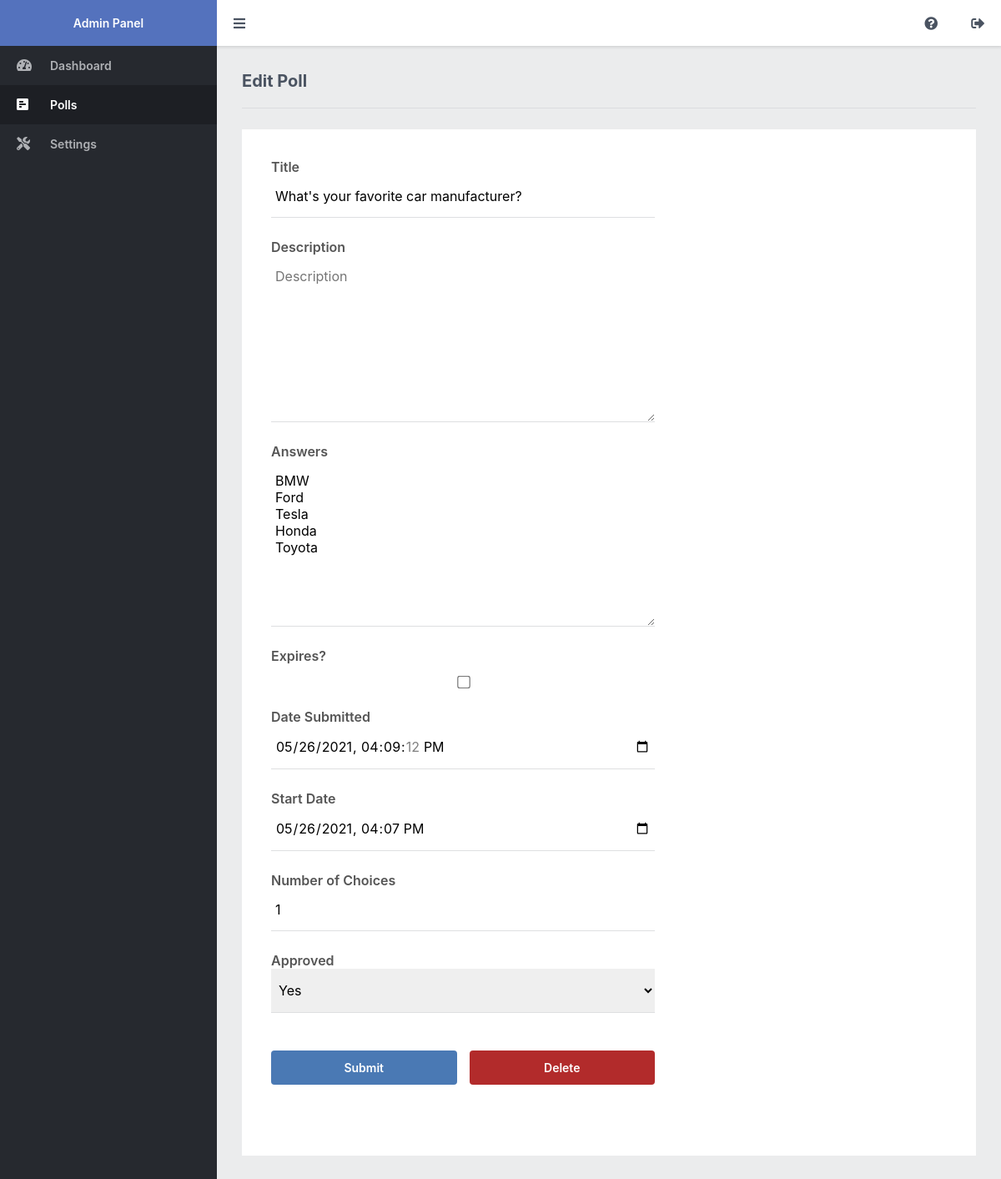
Page /admin/poll.php?id=3 (signed in) on the committed database.
### tables this page shows
CREATE TABLE IF NOT EXISTS `polls` (
	`id` int(11) NOT NULL AUTO_INCREMENT,
	`title` text NOT NULL,
	`description` text NOT NULL,
	`expires` datetime DEFAULT NULL,
	`submit_date` datetime NOT NULL DEFAULT CURRENT_TIMESTAMP,
	`start_date` datetime NOT NULL DEFAULT CURRENT_TIMESTAMP,
	`approved` tinyint(1) NOT NULL DEFAULT '1',
	`num_choices` tinyint(1) NOT NULL DEFAULT '1',
	PRIMARY KEY (`id`)
);

CREATE TABLE IF NOT EXISTS `poll_answers` (
	`id` int(11) NOT NULL AUTO_INCREMENT,
	`poll_id` int(11) NOT NULL,
	`title` varchar(255) NOT NULL,
	`votes` int(11) NOT NULL DEFAULT '0',
	PRIMARY KEY (`id`)
);

### admin/poll.php (the view, shortened to what this page needs)
<?php
include 'main.php';
$poll = [
    'title' => '',
    'description' => '',
    'expires' => date('Y-m-d\TH:i:s'),
    'submit_date' => date('Y-m-d\TH:i:s'),
    'start_date' => date('Y-m-d\TH:i:s'),
    'approved' => 0,
    'num_choices' => 1
];
$poll_answers = [];
if (isset($_GET['id'])) {
    $stmt = $pdo->prepare('SELECT * FROM polls WHERE id = ?');
    $stmt->execute([ $_GET['id'] ]);
    $poll = $stmt->fetch(PDO::FETCH_ASSOC);
    $stmt = $pdo->prepare('SELECT * FROM poll_answers WHERE poll_id = ?');
    $stmt->execute([ $_GET['id'] ]);
    $poll_answers = $stmt->fetchAll(PDO::FETCH_ASSOC);
    $page = 'Edit';
}
?>
<?=template_admin_header($page . ' Poll', 'polls')?>
<h2><?=$page?> Poll</h2>
<div class="content-block">
    <form action="" method="post" class="form responsive-width-100">
        <label for="title">Title</label>
        <input id="title" type="text" name="title" placeholder="Title" value="<?=htmlspecialchars($poll['title'], ENT_QUOTES)?>" required>
        <label for="description">Description</label>
        <textarea id="description" name="description" placeholder="Description"><?=htmlspecialchars($poll['description'], ENT_QUOTES)?></textarea>
        <label for="answers">Answers</label>
        <textarea id="answers" name="answers" placeholder="Answers"><?php foreach($poll_answers as $poll_answer): ?><?=htmlspecialchars($poll_answer['title'], ENT_QUOTES) . PHP_EOL?><?php endforeach; ?></textarea>
        <label for="expires_enabled">Expires?</label>
        <input id="expires_enabled" type="checkbox" name="expires_enabled" placeholder="Expires Enabled"<?=isset($poll['expires']) ? ' checked' : ''?>>
        <label for="submit_date">Date Submitted</label>
        <input id="submit_date" type="datetime-local" name="submit_date" value="<?=date('Y-m-d\TH:i:s', strtotime($poll['submit_date']))?>" required>
        <label for="start_date">Start Date</label>
        <input id="start_date" type="datetime-local" name="start_date" value="<?=date('Y-m-d\TH:i:s', strtotime($poll['start_date']))?>" required>
        <label for="num_choices">Number of Choices</label>
        <input id="num_choices" type="number" name="num_choices" placeholder="Number of Choices" value="<?=$poll['num_choices']?>" required>
        <label for="approved">Approved</label>
        <select id="approved" name="approved" required>
            <option value="1"<?=$poll['approved']==1?' selected':''?>>Yes</option>
        </select>
        <br>
        <div class="submit-btns">
            <input type="submit" name="submit" value="Submit">
            <?php if ($page == 'Edit'): ?>
            <input type="submit" name="delete" value="Delete" class="delete">
            <?php endif; ?>
        </div>
    </form>
</div>
<?=template_admin_footer()?>

### admin/admin.css (style rules this page uses)
* { box-sizing: border-box; font-family: -apple-system, BlinkMacSystemFont, "segoe ui", roboto, oxygen, ubuntu, cantarell, "fira sans", "droid sans", "helvetica neue", Arial, sans-serif; font-size: 16px; -webkit-font-smoothing: antialiased; -moz-osx-font-smoothing: grayscale; }
html { height: 100%; }
body { position: relative; min-height: 100%; color: #555555; background-color: #ebeced; margin: 0; }
h1, h2, h3, h4, h5 { color: #4a5361; margin: 0; padding: 0; }
main h2 { font-size: 20px; padding-bottom: 20px; border-bottom: 1px solid #dbdddf; }
main .content-block { background-color: #fff; margin-top: 25px; padding: 15px; }
main .form { display: flex; flex-flow: column; width: 500px; padding: 20px; }
main .form input, main .form textarea, main .form select { width: 100%; padding: 15px 5px; margin-bottom: 25px; border: 0; border-bottom: 1px solid #dedfe1; }
main .form textarea { height: 200px; }
main .form input[type="checkbox"] { width: auto; margin: 15px 0 25px 2px; transform: scale(1.2); }
main .form input[type="submit"] { background: #4a79b4; border: 0; color: #FFFFFF; width: 50%; padding: 12px 0; font-size: 14px; font-weight: 600; cursor: pointer; border-radius: 4px; }
main .form label { display: block; font-weight: 600; }
main .form #expires_enabled { width: auto; }
main .form div { margin-bottom: 25px; }
main .form .submit-btns { display: flex; }
main .form .submit-btns input:first-child { margin-right: 15px; }
main .form .submit-btns .delete { background-color: #b22b2b; }

### rows in the picture
polls: title "What's your favorite car manufacturer?", submit_date "05/26/2021 16:09:12", start_date "05/26/2021 16:07", num_choices "1", approved "Yes"
poll_answers: answers "BMW Ford Tesla Honda Toyota"

### other values in the picture
$page "Edit"
